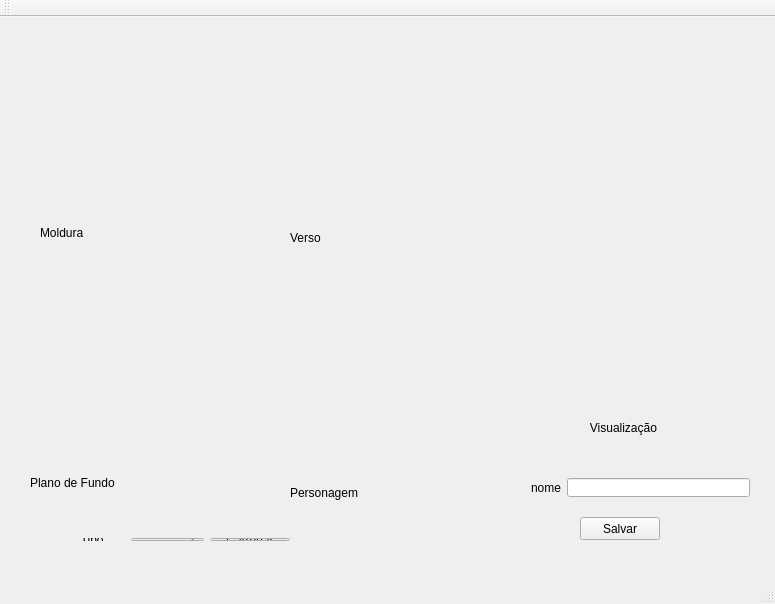
<?xml version="1.0" encoding="UTF-8"?>
<ui version="4.0">
 <class>MainWindow</class>
 <widget class="QMainWindow" name="MainWindow">
  <property name="geometry">
   <rect>
    <x>0</x>
    <y>0</y>
    <width>775</width>
    <height>604</height>
   </rect>
  </property>
  <property name="windowTitle">
   <string>MainWindow</string>
  </property>
  <widget class="QWidget" name="centralWidget">
   <widget class="QLabel" name="moldura">
    <property name="geometry">
     <rect>
      <x>20</x>
      <y>0</y>
      <width>211</width>
      <height>181</height>
     </rect>
    </property>
    <property name="autoFillBackground">
     <bool>true</bool>
    </property>
    <property name="text">
     <string/>
    </property>
   </widget>
   <widget class="QLabel" name="verso">
    <property name="geometry">
     <rect>
      <x>250</x>
      <y>10</y>
      <width>211</width>
      <height>181</height>
     </rect>
    </property>
    <property name="autoFillBackground">
     <bool>true</bool>
    </property>
    <property name="text">
     <string/>
    </property>
   </widget>
   <widget class="QLabel" name="label_4">
    <property name="geometry">
     <rect>
      <x>40</x>
      <y>200</y>
      <width>131</width>
      <height>31</height>
     </rect>
    </property>
    <property name="text">
     <string>Moldura</string>
    </property>
   </widget>
   <widget class="QLabel" name="label_5">
    <property name="geometry">
     <rect>
      <x>290</x>
      <y>200</y>
      <width>81</width>
      <height>41</height>
     </rect>
    </property>
    <property name="text">
     <string>Verso</string>
    </property>
   </widget>
   <widget class="QLabel" name="background">
    <property name="geometry">
     <rect>
      <x>20</x>
      <y>240</y>
      <width>211</width>
      <height>181</height>
     </rect>
    </property>
    <property name="autoFillBackground">
     <bool>true</bool>
    </property>
    <property name="text">
     <string/>
    </property>
   </widget>
   <widget class="QLabel" name="label_8">
    <property name="geometry">
     <rect>
      <x>30</x>
      <y>450</y>
      <width>101</width>
      <height>31</height>
     </rect>
    </property>
    <property name="text">
     <string>Plano de Fundo</string>
    </property>
   </widget>
   <widget class="QLabel" name="label_10">
    <property name="geometry">
     <rect>
      <x>290</x>
      <y>460</y>
      <width>91</width>
      <height>31</height>
     </rect>
    </property>
    <property name="text">
     <string>Personagem</string>
    </property>
   </widget>
   <widget class="QLabel" name="personagem">
    <property name="geometry">
     <rect>
      <x>250</x>
      <y>250</y>
      <width>211</width>
      <height>181</height>
     </rect>
    </property>
    <property name="autoFillBackground">
     <bool>true</bool>
    </property>
    <property name="text">
     <string/>
    </property>
   </widget>
   <widget class="QLabel" name="resultado">
    <property name="geometry">
     <rect>
      <x>500</x>
      <y>10</y>
      <width>281</width>
      <height>351</height>
     </rect>
    </property>
    <property name="autoFillBackground">
     <bool>true</bool>
    </property>
    <property name="text">
     <string/>
    </property>
   </widget>
   <widget class="QLabel" name="label_17">
    <property name="geometry">
     <rect>
      <x>520</x>
      <y>390</y>
      <width>241</width>
      <height>41</height>
     </rect>
    </property>
    <property name="text">
     <string>                     Visualização</string>
    </property>
   </widget>
   <widget class="QPushButton" name="botaoSalvar">
    <property name="geometry">
     <rect>
      <x>580</x>
      <y>500</y>
      <width>80</width>
      <height>23</height>
     </rect>
    </property>
    <property name="text">
     <string>Salvar</string>
    </property>
   </widget>
   <widget class="QWidget" name="layoutWidget">
    <property name="geometry">
     <rect>
      <x>40</x>
      <y>510</y>
      <width>261</width>
      <height>25</height>
     </rect>
    </property>
    <layout class="QHBoxLayout" name="horizontalLayout">
     <item>
      <widget class="QLabel" name="label_13">
       <property name="text">
        <string>         Tipo</string>
       </property>
      </widget>
     </item>
     <item>
      <widget class="QComboBox" name="comboBox"/>
     </item>
     <item>
      <widget class="QPushButton" name="botaoCarregar">
       <property name="text">
        <string>Carregar</string>
       </property>
      </widget>
     </item>
    </layout>
   </widget>
   <widget class="QWidget" name="">
    <property name="geometry">
     <rect>
      <x>520</x>
      <y>450</y>
      <width>241</width>
      <height>41</height>
     </rect>
    </property>
    <layout class="QHBoxLayout" name="horizontalLayout_2">
     <item>
      <widget class="QLabel" name="label">
       <property name="text">
        <string>nome</string>
       </property>
      </widget>
     </item>
     <item>
      <widget class="QLineEdit" name="nomeLineEdit"/>
     </item>
    </layout>
   </widget>
  </widget>
  <widget class="QMenuBar" name="menuBar">
   <property name="geometry">
    <rect>
     <x>0</x>
     <y>0</y>
     <width>775</width>
     <height>20</height>
    </rect>
   </property>
  </widget>
  <widget class="QToolBar" name="mainToolBar">
   <attribute name="toolBarArea">
    <enum>TopToolBarArea</enum>
   </attribute>
   <attribute name="toolBarBreak">
    <bool>false</bool>
   </attribute>
  </widget>
  <widget class="QStatusBar" name="statusBar"/>
 </widget>
 <layoutdefault spacing="6" margin="11"/>
 <resources/>
 <connections/>
</ui>
